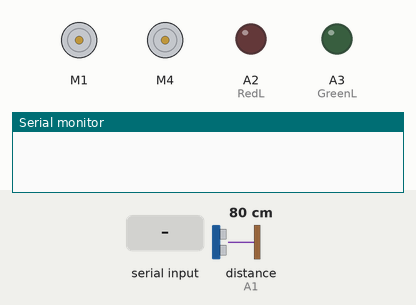
Bench run of a sketch on a simulated Arduino Uno, built with avr-gcc and run on an emulated ATmega328P. On the bench: 2 × DC motor (green arrow = forward, orange = backward, longer = faster), output pins drawn as LEDs (lit = HIGH), the last lines printed to the serial monitor. The test bench sets the inputs (shaded band); at power-on: distance to the obstacle (sensor on A1) 80 cm. The echo pulse lasts 58.3 µs per cm; random numbers use the default seed unless the sketch sets one; pins used as bus, display or sensor lines are not drawn.

Above: at 1.2 s.
1.3 s: "a" received over the second serial link
At 1.9 s:
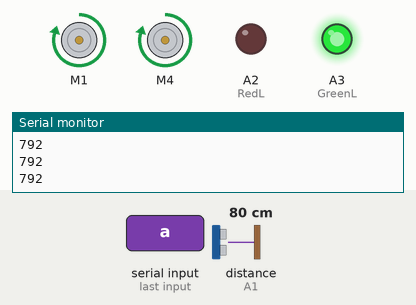
2.8 s: distance to the obstacle (sensor on A1) set to 33 cm
4.3 s: distance to the obstacle (sensor on A1) set to 28 cm
At 5.7 s:
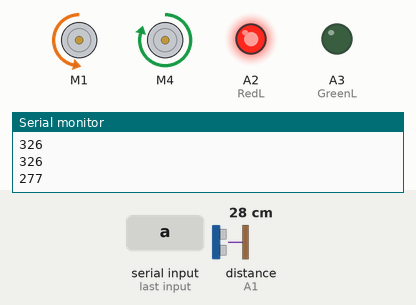
6.0 s: distance to the obstacle (sensor on A1) set to 17 cm
7.5 s: distance to the obstacle (sensor on A1) set to 13 cm
At 8.4 s:
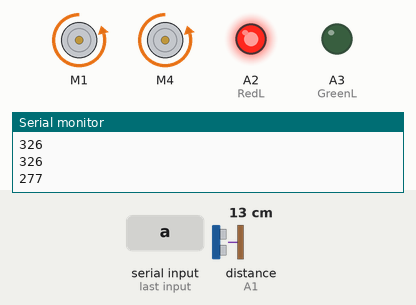
10.5 s: distance to the obstacle (sensor on A1) set to 18 cm
At 10.75 s:
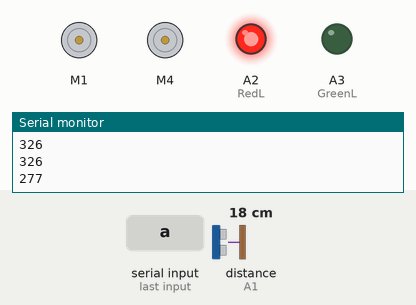
Timing chart, 0 to 13.3 s (numbered marks = the images above; inputs shaded):
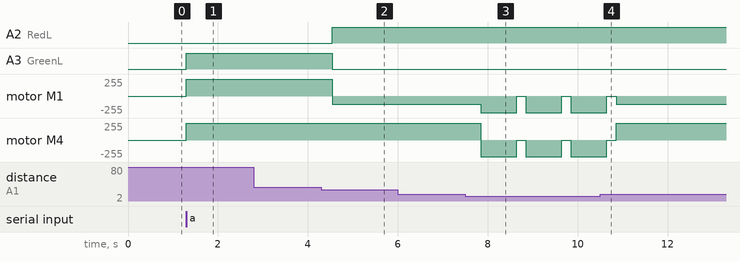

Measured:
- the behaviour switches between 31 and 30 cm on distance to the obstacle (sensor on A1) (found by bisection; images 1 and 2)
- the behaviour switches between 16 and 15 cm on distance to the obstacle (sensor on A1) (found by bisection; images 2 and 3)
- after the input at 1.3 s, A3 (GreenL): LOW → HIGH at once; motor M1, motor M4: stopped → forward 250/255 at once
- after the input at 4.3 s, A2 (RedL): LOW → HIGH after 0.24 s; A3 (GreenL): HIGH → LOW after 0.24 s; motor M1: forward 250/255 → backward 125/255 after 0.24 s
- after the input at 6.0 s, every drawn part: stays the same
- after the input at 7.5 s, motor M1, motor M4: alternates backward 250/255 for 0.80 s and stopped for 0.20 s, starting after 0.35 s

The sketch:

bluetooth.ino
```cpp
#include <AFMotor.h>
#include <SoftwareSerial.h>
#include <Servo.h>

// Motor definitions
AF_DCMotor motor_L(1);
AF_DCMotor motor_R(4);

// Bluetooth pins
#define BT_RXD A5
#define BT_TXD A4

// Ultrasonic sensor pins
int TrigPin = A0;
int EchoPin = A1;
long duration, distance;

// LED pins
int RedL = A2;
int GreenL = A3;

// Motor speeds
int Lspeed = 250;
int Rspeed = 250;

// Bluetooth setup
SoftwareSerial BTSerial(BT_TXD, BT_RXD);

// Mode
bool autoMode = false;

void setup() {
  // Initialize motors
  motor_L.setSpeed(0);
  motor_L.run(RELEASE);
  motor_R.setSpeed(0);
  motor_R.run(RELEASE);

  // Initialize pins
  pinMode(EchoPin, INPUT);
  pinMode(TrigPin, OUTPUT);

  // Initialize serial communication
  BTSerial.begin(9600);
  Serial.begin(9600);
}

void loop() {
  if (BTSerial.available()) {
    char val = BTSerial.read();
    if (val == 'f') {
      autoMode = false;
      analogWrite(GreenL, 0);
      analogWrite(RedL, 0);
      Forward();
    } else if (val == 'b') {
      autoMode = false;
      analogWrite(GreenL, 0);
      analogWrite(RedL, 0);
      Backward();
    } else if (val == 'r') {
      autoMode = false;
      analogWrite(GreenL, 0);
      analogWrite(RedL, 0);
      Right();
    } else if (val == 'l') {
      autoMode = false;
      analogWrite(GreenL, 0);
      analogWrite(RedL, 0);
      Left();
    } else if (val == 's') {
      autoMode = false;
      analogWrite(GreenL, 0);
      analogWrite(RedL, 0);
      Stop();
    } else if (val == 'a') {
      autoMode = true;
    }
  }

  if (autoMode) {
    Forward();
    analogWrite(GreenL, 255);
    analogWrite(RedL, 0);
    delay(50);
    Obstacle_Check();
  }
}
void Distance_Measurement() {
  digitalWrite(TrigPin, LOW);
  delayMicroseconds(2);
  digitalWrite(TrigPin, HIGH);
  delayMicroseconds(10);
  digitalWrite(TrigPin, LOW);
  duration = pulseIn(EchoPin, HIGH);
  distance = ((float)(340 * duration) / 1000) / 2;
  delay(50);
}

void Obstacle_Check() {
  int val = random(2);
  Distance_Measurement();
  delay(50);
  Serial.println(distance);
  while (distance < 300) {
    analogWrite(GreenL, 0);
    analogWrite(RedL, 255);
    if (distance < 150) {
      Backward();
      delay(800);
      Stop();
      delay(50);
      Distance_Measurement();
      delay(100);
    } else {
      if (val == 0) {
        Right();
        delay(400);
      } else if (val == 1) {
        Left();
        delay(400);
      }
      Distance_Measurement();
      delay(100);
    }
  }
}

void Forward() {
  motor_L.run(FORWARD);
  motor_R.run(FORWARD);
  motor_L.setSpeed(Lspeed);
  motor_R.setSpeed(Rspeed);
}

void Backward() {
  motor_L.run(BACKWARD);
  motor_R.run(BACKWARD);
  motor_L.setSpeed(Lspeed);
  motor_R.setSpeed(Rspeed);
}

void Right() {
  motor_L.run(FORWARD);
  motor_R.run(BACKWARD);
  motor_L.setSpeed(Lspeed);
  motor_R.setSpeed(Rspeed * 0.5);
}

void Left() {
  motor_L.run(BACKWARD);
  motor_R.run(FORWARD);
  motor_L.setSpeed(Lspeed * 0.5);
  motor_R.setSpeed(Rspeed);
}

void Stop() {
  motor_L.run(RELEASE);
  motor_R.run(RELEASE);
  motor_L.setSpeed(0);
  motor_R.setSpeed(0);
}
```
